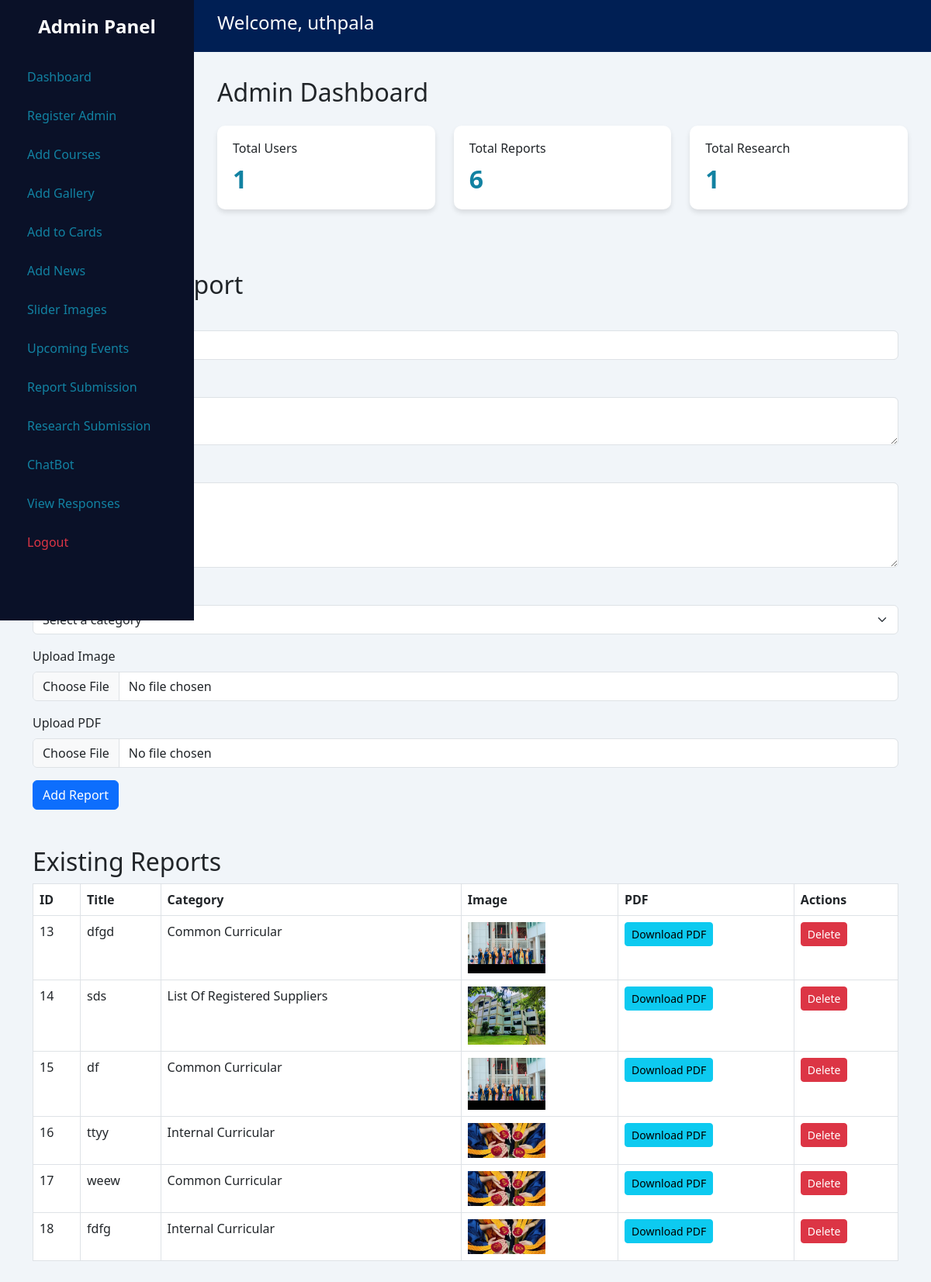
The page /Admin/addReports.php (signed in) on the database its author committed.
### tables this page shows
CREATE TABLE `report` (
  `id` int NOT NULL,
  `title` varchar(255) NOT NULL,
  `overview` text NOT NULL,
  `details` text,
  `reportCategory` varchar(200) NOT NULL,
  `image_url` varchar(255) DEFAULT NULL,
  `pdf_url` varchar(255) DEFAULT NULL
);

### Admin/addReports.php (the view, shortened to what this page needs)
<?php
include "../User/databaseConnection.php";
$reports = $conn->query("SELECT * FROM report");
?>
<!DOCTYPE html>
<html lang="en">
<head>
  <link href="https://cdn.jsdelivr.net/npm/bootstrap@5.3.0-alpha1/dist/css/bootstrap.min.css" rel="stylesheet">
</head>
<body>
<?php
include "../Admin/adminDashboard.php";
    ?>
<div class="container py-5">
    <h2>Add a New Report</h2>
    <form method="POST" enctype="multipart/form-data">
        <div class="mb-3">
            <label for="title" class="form-label">Title</label>
            <input type="text" class="form-control" id="title" name="title" required>
        </div>
        <div class="mb-3">
            <label for="overview" class="form-label">Overview</label>
            <textarea class="form-control" id="overview" name="overview" rows="2" required></textarea>
        </div>
        <div class="mb-3">
            <label for="details" class="form-label">Details</label>
            <textarea class="form-control" id="details" name="details" rows="4"></textarea>
        </div>
        <div class="mb-3">
            <label for="category" class="form-label">Category</label>
            <select class="form-select" id="category" name="category" required>
                <option value="" disabled selected>Select a category</option>
            </select>
        </div>
        <div class="mb-3">
            <label for="image" class="form-label">Upload Image</label>
            <input type="file" class="form-control" id="image" name="image" accept="image/*" required>
        </div>
        <div class="mb-3">
            <label for="pdf" class="form-label">Upload PDF</label>
            <input type="file" class="form-control" id="pdf" name="pdf" accept="application/pdf" required>
        </div>
        <button type="submit" class="btn btn-primary">Add Report</button>
    </form>
    <h2 class="mt-5">Existing Reports</h2>
    <table class="table table-bordered">
        <thead>
            <tr>
                <th>ID</th>
                <th>Title</th>
                <th>Category</th>
                <th>Image</th>
                <th>PDF</th>
                <th>Actions</th>
            </tr>
        </thead>
        <tbody>
            <?php while ($report = $reports->fetch_assoc()): ?>
                <tr>
                    <td><?= htmlspecialchars($report['id']) ?></td>
                    <td><?= htmlspecialchars($report['title']) ?></td>
                    <td><?= htmlspecialchars($report['reportCategory']) ?></td>
                    <td><img src="<?= htmlspecialchars($report['image_url']) ?>" alt="Image" style="width: 100px;"></td>
                    <td><a href="<?= htmlspecialchars($report['pdf_url']) ?>" target="_blank" class="btn btn-info btn-sm">Download PDF</a></td>
                    <td>
                        <a href="?id=<?= $report['id'] ?>" class="btn btn-danger btn-sm" onclick="return confirm('Are you sure you want to delete this report?');">Delete</a>
                    </td>
                </tr>
            <?php endwhile; ?>
        </tbody>
    </table>
</div>
</body>
</html>

### Admin/adminDashboard.php (style rules this page uses)
body { background-color: #F1F5F9; font-family: 'Segoe UI', Tahoma, Geneva, Verdana, sans-serif; margin: 0; padding: 0; }

### rows shown on the page
report: id "13", title "dfgd", reportCategory "Common Curricular", image_url (picture)
report: id "14", title "sds", reportCategory "List Of Registered Suppliers", image_url (picture)
report: id "15", title "df", reportCategory "Common Curricular", image_url (picture)
report: id "16", title "ttyy", reportCategory "Internal Curricular", image_url (picture)
report: id "17", title "weew", reportCategory "Common Curricular", image_url (picture)
report: id "18", title "fdfg", reportCategory "Internal Curricular", image_url (picture)

### other values the page prints
$admin_username "uthpala"
$total_users "1"
$total_reports "6"
$total_research "1"
